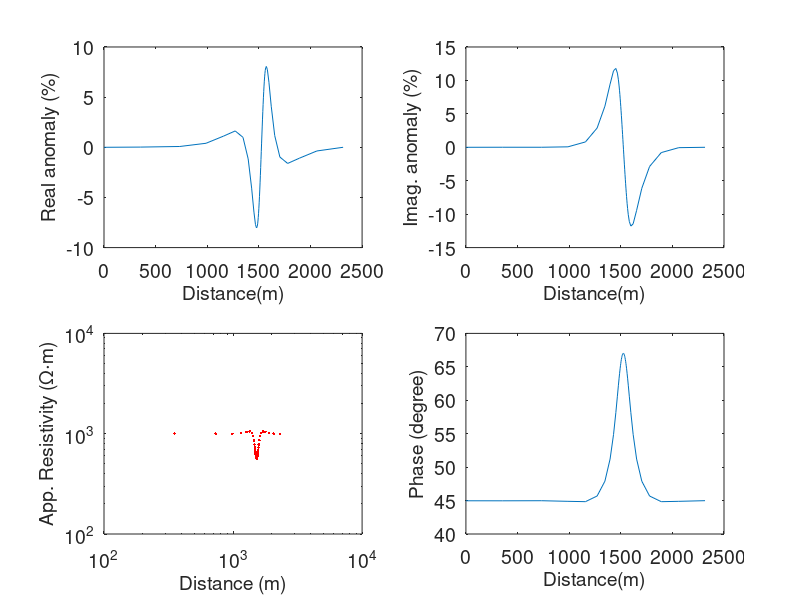

The MATLAB source for this figure:
% Author: Anand Singh, Graduate Student, IIT Kharagpur 
% ESSC Workshop "Matlab for Geoscience" 2015 
clear all
close all
clc
load('VLFR_data.dat')
a=VLFR_data(:,1);
b=VLFR_data(:,2);
c=VLFR_data(:,3);
d=VLFR_data(:,4);
e=VLFR_data(:,5);

figure
subplot(221)
plot(a,b);
set(gca,'fontsize',14);
xlabel('Distance(m)','fontsize',14);
ylabel('Real anomaly (%)','fontsize',14);

subplot(222)
plot(a,c);
set(gca,'fontsize',14);
xlabel('Distance(m)','fontsize',14);
ylabel('Imag. anomaly (%)','fontsize',14);

subplot(223)
loglog(a,d,'r.');
set(gca,'fontsize',14);
xlabel('Distance (m)','fontsize',14);
ylabel('App. Resistivity (\Omega\cdotm)','fontsize',14);

subplot(224)
plot(a,e);
set(gca,'fontsize',14);
xlabel('Distance(m)','fontsize',14);
ylabel('Phase (degree)','fontsize',14);

